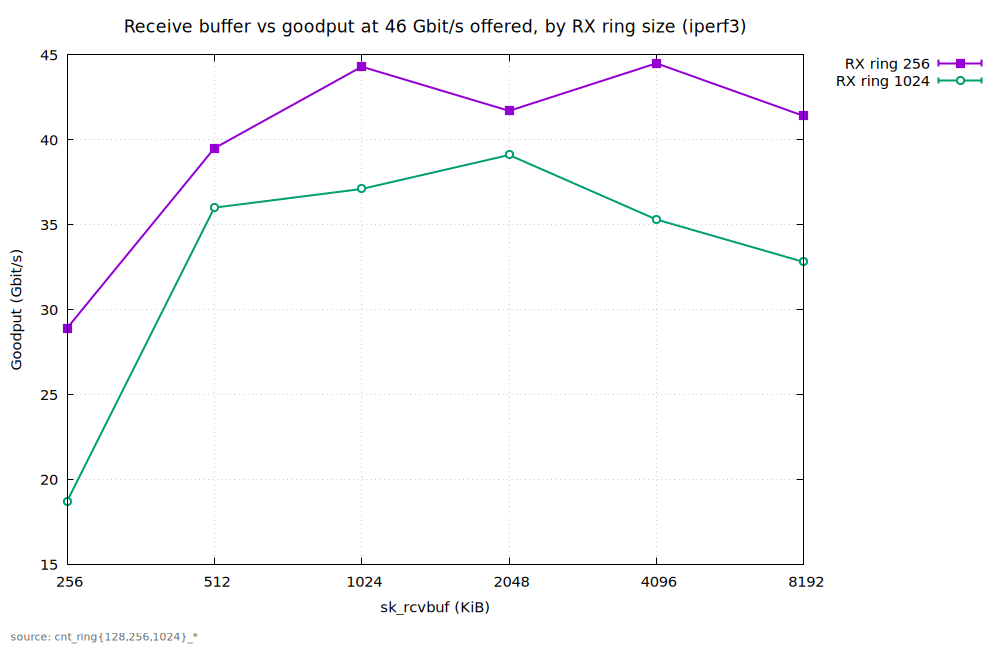

Source code (gnuplot):
set terminal pngcairo size 1000,650 noenhanced font "Sans,11"
set output "/home/chanseo/lab/figures/fig02_rcvbuf_by_ring_46g.png"
set title "Receive buffer vs goodput at 46 Gbit/s offered, by RX ring size (iperf3)" font "Sans,13"
set xlabel "sk_rcvbuf (KiB)"
set ylabel "Goodput (Gbit/s)"
set grid
set key outside right top
set label "source: cnt_ring{128,256,1024}_*" at screen 0.01,0.02 font "Sans,8" tc rgb "#666666"
set bmargin 5
set logscale x 2


plot "/home/chanseo/lab/figures/fig02.dat" index 0 using 1:2:3 with yerrorlines lw 2 pt 5 ps 1.2 title "RX ring 256", "/home/chanseo/lab/figures/fig02.dat" index 1 using 1:2:3 with yerrorlines lw 2 pt 6 ps 1.2 title "RX ring 1024"
